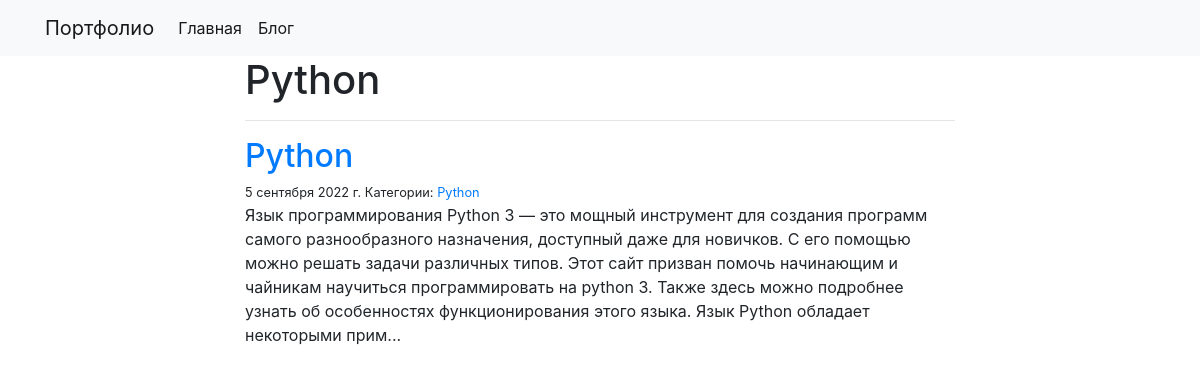
The page /blog/Python/ on the database its author committed.
### blog/models.py (models this page shows)
class Post(models.Model):
    title = models.CharField(max_length=250)
    body = models.TextField()
    created_on = models.DateTimeField(auto_now_add=True)
    last_modified = models.DateTimeField(auto_now=True)
    categories = models.ManyToManyField('Category', related_name='posts')

class Category(models.Model):
    name = models.CharField(max_length=30)

### blog/views.py (the view)
# urls.py: path("<category>/",views.blog_category, name="blog_category")
def blog_category(request, category):
    posts = Post.objects.filter(categories__name__contains=category).order_by('-created_on')
    context = {
        "category": category,
        "posts": posts
    }
    return render(request, "blog_category.html", context)

### blog/templates/blog_category.html
{% extends "base.html" %}
{% block page_content %}
<div class="col-md-8 offset-md-2">
    <h1>{{ category | title }}</h1>
    <hr>
    {% for post in posts %}
    <h2><a href="{% url 'blog_detail' post.pk%}">{{ post.title }}</a></h2>
    <small>
        {{ post.created_on.date }}
        Категории:
        {% for category in post.categories.all %}
        <a href="">
            {{ category.name }}
        </a>
        {% endfor %}
    </small>
    <p>{{ post.body | slice:":400" }}...</p>
    {% endfor %}
</div>
{% endblock %}

### rows shown on the page
Post: title "Python", created_on "5 сентября 2022 г.", body "Язык программирования Python 3 — это мощный инструмент для создания программ самого разнообразного назначения, доступный даже для новичков. С его помощью можно решать задачи различных типов. Этот сайт призван помочь начинающим и чайникам научиться программировать на python 3. Также здесь можно подробнее узнать об особенностях функционирования этого языка. Язык Python обладает некоторыми прим"
Category: name "Python"

### other values the page prints
{{ category | title }} "Python"
